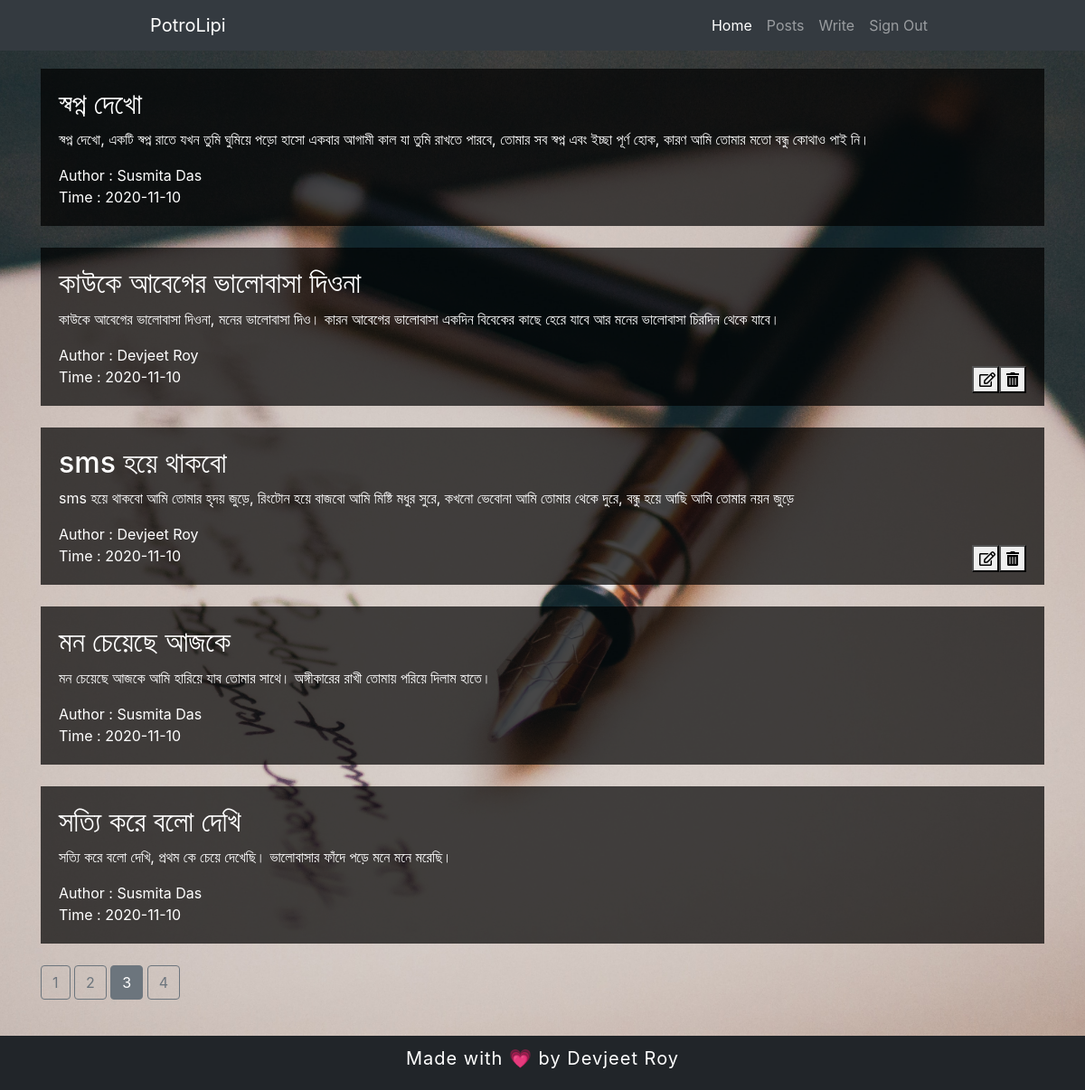
The app's page /posts?page=3 (signed in) with its own data.
### main/models.py (models this page shows, shortened)
class Posts(db.Model):
    post_id = db.Column(db.Integer, primary_key=True)
    title = db.Column(db.String(100),nullable=False)
    content = db.Column(db.Text(),nullable=False)
    author = db.Column(db.String(20),nullable=False)
    time = db.Column(db.DateTime(),default=date.today(), onupdate=date.today())

### main/posts/routes.py (the view)
@posts.route("/posts")
@login_required
def readblog():
    if current_user.is_authenticated:
        page = request.args.get('page', 1, type=int)
        posts = Posts.query.order_by(Posts.post_id.desc()).paginate(page=page, per_page=5)
        return render_template("readblog.html",posts=posts)
    else:
        return "<h2>Not Authorized!</h2>"

### main/models.py (called while the page is built)
@login_manager.user_loader
def load_user(user_id):
    return User.query.get(int(user_id))

### main/templates/readblog.html (shortened to what this page needs)
{% extends "layout.html" %}
    {% block content %}
        <div class="container">
            {% if posts.items[0] %}
            {% for i in posts.items: %}
            <div class="post">
                <h2>{{ i.title }}</h2>
                <p>
                    {{ i.content }}
                </p>
                <span>Author : {{ i.author }}</span><br>
                <span>Time : {{ i.time.year }}-{{ i.time.month }}-{{ i.time.day }}</span>
                {% if i.author == current_user.username %}
                <div class="post-button">
                    <form action="{{url_for('posts.update_blog', post_id = i.post_id)}}" method="POST">
                        <button type="submit"><i class="far fa-edit"></i></button>
                    </form>
                    <form action="{{url_for('posts.delete_blog', post_id = i.post_id)}}" method="POST">
                        <button type="submit"><i class="fas fa-trash-alt"></i></button>
                    </form>
                </div>
                {% endif %}
            </div><br>
            {% endfor %}
            {% else %}
                <center>
                    <h2>No post to display! </h2>
                </center>
            {% endif %}
            {% for page_num in posts.iter_pages(left_edge=1,right_edge=1,left_current=1,right_current=2) %}
                {% if page_num %}
                    {% if posts.page == page_num %}
                        <a href="{{url_for('posts.readblog',page=page_num)}}" class="btn btn-secondary">{{ page_num }}</a>
                    {% else %}
                        <a href="{{url_for('posts.readblog',page=page_num)}}" class="btn btn-outline-secondary">{{ page_num }}</a>
                    {% endif %}
                {% else %}
                    <a href="#" class="btn btn-outline-secondary">...</a>
                {% endif %}
            {% endfor %}
        </div>
    {% endblock %}

### main/static/style.css (style rules this page uses)
body { background: url(./mainbg.jpg) no-repeat center fixed; background-size: cover; color: white; }
.container { margin-top: 20px; margin-bottom: 100px; }
.post { background-color: rgba(0, 0, 0, 0.7); padding-left: 20px; padding-right: 20px; padding-bottom: 20px; padding-top: 20px; height: auto; }
.post-button { display:flex; float: right }
.post-button button { height: 30px; width: 30px; }

### records on screen
Posts: title "স্বপ্ন দেখাে", content "স্বপ্ন দেখাে, একটি স্বপ্ন রাতে যখন তুমি ঘুমিয়ে পড়াে হাসাে একবার আগামী কাল যা তুমি রাখতে পারবে, তােমার সব স্বপ্ন এবং ইচ্ছা পূর্ণ হােক, কারণ আমি তােমার মতাে বন্ধু কোথাও পাই নি।", author "Susmita Das", time.year "2020", time.month "11", time.day "10"
Posts: title "কাউকে আবেগের ভালােবাসা দিওনা", content "কাউকে আবেগের ভালােবাসা দিওনা, মনের ভালােবাসা দিও। কারন আবেগের ভালােবাসা একদিন বিবেকের কাছে হেরে যাবে আর মনের ভালােবাসা চিরদিন থেকে যাবে।", author "Devjeet Roy", time.year "2020", time.month "11", time.day "10"
Posts: title "sms হয়ে থাকবাে", content "sms হয়ে থাকবাে আমি তােমার হৃদয় জুড়ে, রিংটোন হয়ে বাজবাে আমি মিষ্টি মধুর সুরে, কখনাে ভেবােনা আমি তােমার থেকে দুরে, বন্ধু হয়ে আছি আমি তােমার নয়ন জুড়ে", author "Devjeet Roy", time.year "2020", time.month "11", time.day "10"
Posts: title "মন চেয়েছে আজকে", content "মন চেয়েছে আজকে আমি হারিয়ে যাব তােমার সাথে। অঙ্গীকারের রাখী তােমায় পরিয়ে দিলাম হাতে।", author "Susmita Das", time.year "2020", time.month "11", time.day "10"
Posts: title "সত্যি করে বলাে দেখি", content "সত্যি করে বলাে দেখি, প্রথম কে চেয়ে দেখেছি। ভালােবাসার ফাঁদে পড়ে মনে মনে মরেছি।", author "Susmita Das", time.year "2020", time.month "11", time.day "10"

### other values on screen
{{ page_num }} "1" "2" "4"
{{ page_num }} "3"
